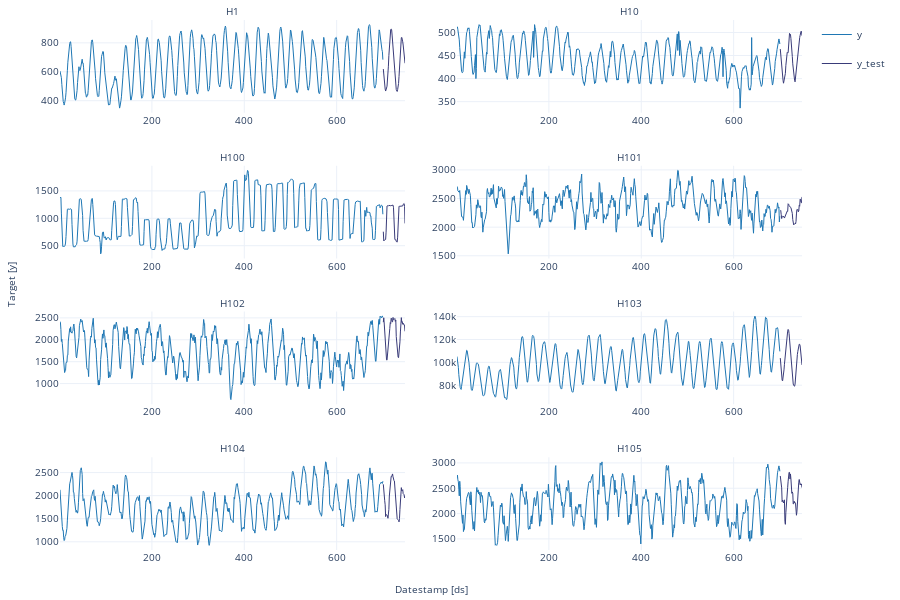

The code cell stored with this chart in its notebook:
### Markdown cell above
We can plot these series using the `statsforecast.plot` method from the [StatsForecast](https://nixtla.github.io/statsforecast/core.html#statsforecast) class. This method has multiple parameters, and the required ones to generate the plots in this notebook are explained below. 

- `df`: A `pandas` dataframe with columns [`unique_id`, `ds`, `y`]. 
- `forecasts_df`: A `pandas` dataframe with columns [`unique_id`, `ds`] and models. 
- `plot_random`: bool = `True`. Plots the time series randomly. 
- `models`: List[str]. A list with the models we want to plot. 
- `level`: List[float]. A list with the prediction intervals we want to plot. 
- `engine`: str = `plotly`. It can also be `matplotlib`. `plotly` generates interactive plots, while `matplotlib` generates static plots.

### Code cell
from statsforecast import StatsForecast

StatsForecast.plot(train, test, plot_random = False)

### Figure 1 — Plotly figure (JSON) as saved in the notebook; plotly's stock layout.template omitted (floating-point values rounded to 4 significant figures; data arrays with more than 128 entries replaced by an {"elided": "..."} marker saying what was removed)
{"data": [{"legendgroup": "y", "line": {"color": "#1f77b4", "width": 1}, "mode": "lines", "name": "y", "showlegend": true, "type": "scatter", "x": {"elided": "700 int values"}, "xaxis": "x", "y": {"elided": "700 int values"}, "yaxis": "y"}, {"legendgroup": "y", "line": {"color": "#1f77b4", "width": 1}, "mode": "lines", "name": "y", "showlegend": false, "type": "scatter", "x": {"elided": "700 int values"}, "xaxis": "x2", "y": {"elided": "700 int values"}, "yaxis": "y2"}, {"legendgroup": "y", "line": {"color": "#1f77b4", "width": 1}, "mode": "lines", "name": "y", "showlegend": false, "type": "scatter", "x": {"elided": "700 int values"}, "xaxis": "x3", "y": {"elided": "700 float values"}, "yaxis": "y3"}, {"legendgroup": "y", "line": {"color": "#1f77b4", "width": 1}, "mode": "lines", "name": "y", "showlegend": false, "type": "scatter", "x": {"elided": "700 int values"}, "xaxis": "x4", "y": {"elided": "700 int values"}, "yaxis": "y4"}, {"legendgroup": "y", "line": {"color": "#1f77b4", "width": 1}, "mode": "lines", "name": "y", "showlegend": false, "type": "scatter", "x": {"elided": "700 int values"}, "xaxis": "x5", "y": {"elided": "700 int values"}, "yaxis": "y5"}, {"legendgroup": "y", "line": {"color": "#1f77b4", "width": 1}, "mode": "lines", "name": "y", "showlegend": false, "type": "scatter", "x": {"elided": "700 int values"}, "xaxis": "x6", "y": {"elided": "700 int values"}, "yaxis": "y6"}, {"legendgroup": "y", "line": {"color": "#1f77b4", "width": 1}, "mode": "lines", "name": "y", "showlegend": false, "type": "scatter", "x": {"elided": "700 int values"}, "xaxis": "x7", "y": {"elided": "700 int values"}, "yaxis": "y7"}, {"legendgroup": "y", "line": {"color": "#1f77b4", "width": 1}, "mode": "lines", "name": "y", "showlegend": false, "type": "scatter", "x": {"elided": "700 int values"}, "xaxis": "x8", "y": {"elided": "700 int values"}, "yaxis": "y8"}, {"legendgroup": "y_test", "line": {"color": "#393b79", "width": 1}, "mode": "lines", "name": "y_test", "showlegend": true, "type": "scatter", "x": [701, 702, 703, 704, 705, 706, 707, 708, 709, 710, 711, 712, 713, 714, 715, 716, 717, 718, 719, 720, 721, 722, 723, 724, 725, 726, 727, 728, 729, 730, 731, 732, 733, 734, 735, 736, 737, 738, 739, 740, 741, 742, 743, 744, 745, 746, 747, 748], "xaxis": "x", "y": [619, 565, 532, 495, 481, 467, 473, 488, 501, 534, 576, 639, 712, 772, 830, 880, 893, 896, 891, 854, 803, 769, 751, 701, 635, 572, 532, 493, 477, 468, 464, 477, 492, 519, 568, 624, 696, 761, 812, 836, 838, 829, 807, 785, 756, 719, 703, 659], "yaxis": "y"}, {"legendgroup": "y_test", "line": {"color": "#393b79", "width": 1}, "mode": "lines", "name": "y_test", "showlegend": false, "type": "scatter", "x": [701, 702, 703, 704, 705, 706, 707, 708, 709, 710, 711, 712, 713, 714, 715, 716, 717, 718, 719, 720, 721, 722, 723, 724, 725, 726, 727, 728, 729, 730, 731, 732, 733, 734, 735, 736, 737, 738, 739, 740, 741, 742, 743, 744, 745, 746, 747, 748], "xaxis": "x2", "y": [464, 452, 439, 418, 402, 399, 396, 390, 395, 399, 407, 411, 428, 439, 450, 457, 456, 456, 485, 490, 498, 495, 496, 487, 478, 468, 448, 432, 417, 406, 399, 396, 393, 404, 408, 424, 430, 435, 457, 466, 478, 477, 489, 494, 502, 503, 502, 493], "yaxis": "y2"}, {"legendgroup": "y_test", "line": {"color": "#393b79", "width": 1}, "mode": "lines", "name": "y_test", "showlegend": false, "type": "scatter", "x": [701, 702, 703, 704, 705, 706, 707, 708, 709, 710, 711, 712, 713, 714, 715, 716, 717, 718, 719, 720, 721, 722, 723, 724, 725, 726, 727, 728, 729, 730, 731, 732, 733, 734, 735, 736, 737, 738, 739, 740, 741, 742, 743, 744, 745, 746, 747, 748], "xaxis": "x3", "y": [756, 589, 603, 604, 606, 615, 747, 1121, 1225, 1230, 1226, 1229, 1236, 1232, 1230, 1230, 1230, 1232, 1233, 1234, 1240, 1241, 1202, 845, 625, 613, 609, 612, 578, 564, 566, 656, 910, 1196, 1220, 1219, 1220, 1223, 1221, 1224, 1228, 1234, 1226, 1254, 1271, 1269, 1215, 907], "yaxis": "y3"}, {"legendgroup": "y_test", "line": {"color": "#393b79", "width": 1}, "mode": "lines", "name": "y_test", "showlegend": false, "type": "scatter", "x": [701, 702, 703, 704, 705, 706, 707, 708, 709, 710, 711, 712, 713, 714, 715, 716, 717, 718, 719, 720, 721, 722, 723, 724, 725, 726, 727, 728, 729, 730, 731, 732, 733, 734, 735, 736, 737, 738, 739, 740, 741, 742, 743, 744, 745, 746, 747, 748], "xaxis": "x4", "y": [2300, 2289, 2217, 2150, 2183, 2188, 2182, 2182, 2182, 2159, 2186, 2214, 2208, 2244, 2278, 2281, 2276, 2409, 2400, 2379, 2357, 2350, 2346, 2342, 2308, 2290, 2241, 2132, 2051, 2039, 2047, 2057, 2065, 2055, 2099, 2231, 2309, 2305, 2309, 2268, 2283, 2381, 2366, 2491, 2478, 2432, 2426, 2528], "yaxis": "y4"}, {"legendgroup": "y_test", "line": {"color": "#393b79", "width": 1}, "mode": "lines", "name": "y_test", "showlegend": false, "type": "scatter", "x": [701, 702, 703, 704, 705, 706, 707, 708, 709, 710, 711, 712, 713, 714, 715, 716, 717, 718, 719, 720, 721, 722, 723, 724, 725, 726, 727, 728, 729, 730, 731, 732, 733, 734, 735, 736, 737, 738, 739, 740, 741, 742, 743, 744, 745, 746, 747, 748], "xaxis": "x5", "y": [2402, 2502, 2359, 2176, 1889, 1698, 1701, 1542, 1535, 1699, 1632, 1851, 2009, 2240, 2258, 2392, 2370, 2495, 2482, 2411, 2408, 2510, 2458, 2466, 2472, 2484, 2421, 2450, 2074, 1893, 1703, 1637, 1604, 1591, 1676, 1774, 1952, 2179, 2431, 2506, 2399, 2414, 2354, 2379, 2350, 2350, 2314, 2193], "yaxis": "y5"}, {"legendgroup": "y_test", "line": {"color": "#393b79", "width": 1}, "mode": "lines", "name": "y_test", "showlegend": false, "type": "scatter", "x": [701, 702, 703, 704, 705, 706, 707, 708, 709, 710, 711, 712, 713, 714, 715, 716, 717, 718, 719, 720, 721, 722, 723, 724, 725, 726, 727, 728, 729, 730, 731, 732, 733, 734, 735, 736, 737, 738, 739, 740, 741, 742, 743, 744, 745, 746, 747, 748], "xaxis": "x6", "y": [103743, 96571, 91073, 87315, 84402, 83782, 85992, 89250, 93394, 98322, 102885, 108443, 114260, 118395, 122219, 125187, 127328, 128826, 128164, 125241, 119686, 114168, 110843, 103975, 97938, 91896, 87262, 84132, 81016, 79750, 79584, 79134, 81025, 87948, 93819, 98465, 102792, 106904, 109622, 111638, 113704, 115912, 115784, 114310, 110482, 106027, 103526, 97712], "yaxis": "y6"}, {"legendgroup": "y_test", "line": {"color": "#393b79", "width": 1}, "mode": "lines", "name": "y_test", "showlegend": false, "type": "scatter", "x": [701, 702, 703, 704, 705, 706, 707, 708, 709, 710, 711, 712, 713, 714, 715, 716, 717, 718, 719, 720, 721, 722, 723, 724, 725, 726, 727, 728, 729, 730, 731, 732, 733, 734, 735, 736, 737, 738, 739, 740, 741, 742, 743, 744, 745, 746, 747, 748], "xaxis": "x7", "y": [2246, 2023, 1939, 1890, 1802, 1546, 1591, 1587, 1580, 1563, 1510, 1592, 1702, 1992, 2155, 2273, 2366, 2418, 2411, 2441, 2471, 2411, 2337, 2329, 2319, 2153, 2041, 1893, 1786, 1589, 1498, 1486, 1478, 1466, 1432, 1504, 1700, 1966, 2172, 2174, 2102, 2122, 2130, 2043, 2035, 2020, 1950, 1992], "yaxis": "y7"}, {"legendgroup": "y_test", "line": {"color": "#393b79", "width": 1}, "mode": "lines", "name": "y_test", "showlegend": false, "type": "scatter", "x": [701, 702, 703, 704, 705, 706, 707, 708, 709, 710, 711, 712, 713, 714, 715, 716, 717, 718, 719, 720, 721, 722, 723, 724, 725, 726, 727, 728, 729, 730, 731, 732, 733, 734, 735, 736, 737, 738, 739, 740, 741, 742, 743, 744, 745, 746, 747, 748], "xaxis": "x8", "y": [2742, 2661, 2602, 2507, 2234, 2266, 2240, 2209, 2244, 2271, 1847, 1788, 2016, 2218, 2208, 2312, 2518, 2639, 2738, 2815, 2812, 2682, 2782, 2685, 2513, 2399, 2427, 2403, 2189, 2194, 2245, 2209, 2218, 2206, 2026, 1967, 2034, 2269, 2274, 2491, 2619, 2673, 2619, 2569, 2588, 2566, 2585, 2513], "yaxis": "y8"}], "layout": {"annotations": [{"font": {"size": 10}, "showarrow": false, "text": "H1", "x": 0.2325, "xanchor": "center", "xref": "paper", "y": 1, "yanchor": "bottom", "yref": "paper"}, {"font": {"size": 10}, "showarrow": false, "text": "H10", "x": 0.7675, "xanchor": "center", "xref": "paper", "y": 1, "yanchor": "bottom", "yref": "paper"}, {"font": {"size": 10}, "showarrow": false, "text": "H100", "x": 0.2325, "xanchor": "center", "xref": "paper", "y": 0.725, "yanchor": "bottom", "yref": "paper"}, {"font": {"size": 10}, "showarrow": false, "text": "H101", "x": 0.7675, "xanchor": "center", "xref": "paper", "y": 0.725, "yanchor": "bottom", "yref": "paper"}, {"font": {"size": 10}, "showarrow": false, "text": "H102", "x": 0.2325, "xanchor": "center", "xref": "paper", "y": 0.45, "yanchor": "bottom", "yref": "paper"}, {"font": {"size": 10}, "showarrow": false, "text": "H103", "x": 0.7675, "xanchor": "center", "xref": "paper", "y": 0.45, "yanchor": "bottom", "yref": "paper"}, {"font": {"size": 10}, "showarrow": false, "text": "H104", "x": 0.2325, "xanchor": "center", "xref": "paper", "y": 0.175, "yanchor": "bottom", "yref": "paper"}, {"font": {"size": 10}, "showarrow": false, "text": "H105", "x": 0.7675, "xanchor": "center", "xref": "paper", "y": 0.175, "yanchor": "bottom", "yref": "paper"}, {"font": {"size": 10}, "showarrow": false, "text": "Datestamp [ds]", "x": 0.5, "xanchor": "center", "xref": "paper", "y": 0, "yanchor": "top", "yref": "paper", "yshift": -30}, {"font": {"size": 10}, "showarrow": false, "text": "Target [y]", "textangle": -90, "x": 0, "xanchor": "right", "xref": "paper", "xshift": -40, "y": 0.5, "yanchor": "middle", "yref": "paper"}], "autosize": true, "font": {"size": 10}, "height": 600, "margin": {"b": 50, "l": 60, "r": 10, "t": 20}, "xaxis": {"anchor": "y", "domain": [0, 0.465], "showticklabels": true, "visible": true}, "xaxis2": {"anchor": "y2", "domain": [0.535, 1.0], "showticklabels": true, "visible": true}, "xaxis3": {"anchor": "y3", "domain": [0, 0.465], "showticklabels": true, "visible": true}, "xaxis4": {"anchor": "y4", "domain": [0.535, 1.0], "showticklabels": true, "visible": true}, "xaxis5": {"anchor": "y5", "domain": [0, 0.465], "showticklabels": true, "visible": true}, "xaxis6": {"anchor": "y6", "domain": [0.535, 1.0], "showticklabels": true, "visible": true}, "xaxis7": {"anchor": "y7", "domain": [0, 0.465], "showticklabels": true, "visible": true}, "xaxis8": {"anchor": "y8", "domain": [0.535, 1.0], "showticklabels": true, "visible": true}, "yaxis": {"anchor": "x", "domain": [0.825, 1]}, "yaxis2": {"anchor": "x2", "domain": [0.825, 1]}, "yaxis3": {"anchor": "x3", "domain": [0.55, 0.725]}, "yaxis4": {"anchor": "x4", "domain": [0.55, 0.725]}, "yaxis5": {"anchor": "x5", "domain": [0.275, 0.45]}, "yaxis6": {"anchor": "x6", "domain": [0.275, 0.45]}, "yaxis7": {"anchor": "x7", "domain": [0, 0.175]}, "yaxis8": {"anchor": "x8", "domain": [0, 0.175]}}}
